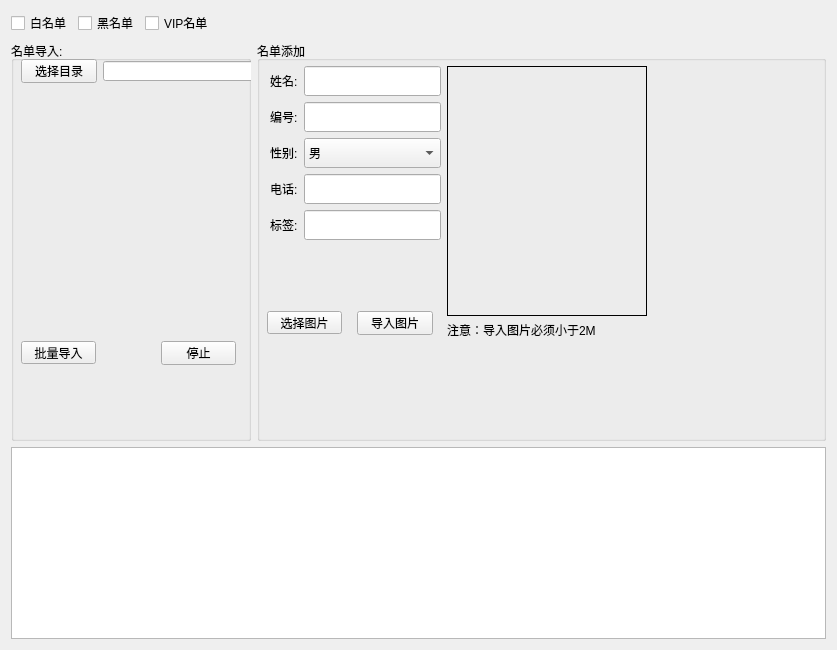
     <widget class="QWidget" name="tab_3">
      <attribute name="title">
       <string>导入图片</string>
      </attribute>
      <layout class="QGridLayout" name="gridLayout_10">
       <item row="1" column="0">
        <widget class="QGroupBox" name="groupBox_2">
         <property name="minimumSize">
          <size>
           <width>240</width>
           <height>400</height>
          </size>
         </property>
         <property name="title">
          <string>名单导入:</string>
         </property>
         <widget class="QPushButton" name="btnAdd_Import">
          <property name="geometry">
           <rect>
            <x>10</x>
            <y>18</y>
            <width>76</width>
            <height>24</height>
           </rect>
          </property>
          <property name="text">
           <string>选择目录</string>
          </property>
          <property name="icon">
           <iconset>
            <normaloff>:/res/SoftIcon/Open.png</normaloff>:/res/SoftIcon/Open.png</iconset>
          </property>
         </widget>
         <widget class="QLineEdit" name="lineEdit_InportPath">
          <property name="geometry">
           <rect>
            <x>92</x>
            <y>20</y>
            <width>221</width>
            <height>20</height>
           </rect>
          </property>
         </widget>
         <widget class="QPushButton" name="btnStop_Import">
          <property name="geometry">
           <rect>
            <x>150</x>
            <y>300</y>
            <width>75</width>
            <height>24</height>
           </rect>
          </property>
          <property name="text">
           <string>停止</string>
          </property>
          <property name="icon">
           <iconset>
            <normaloff>:/res/SoftIcon/Cancel.png</normaloff>:/res/SoftIcon/Cancel.png</iconset>
          </property>
         </widget>
         <widget class="QPushButton" name="btnBatch_Inport">
          <property name="geometry">
           <rect>
            <x>10</x>
            <y>300</y>
            <width>75</width>
            <height>23</height>
           </rect>
          </property>
          <property name="text">
           <string>批量导入</string>
          </property>
          <property name="icon">
           <iconset>
            <normaloff>C:/Users/Administrator/.designer/res/SoftIcon/Export.png</normaloff>C:/Users/Administrator/.designer/res/SoftIcon/Export.png</iconset>
          </property>
         </widget>
        </widget>
       </item>
       <item row="1" column="1">
        <widget class="QGroupBox" name="groupBox">
         <property name="minimumSize">
          <size>
           <width>569</width>
           <height>400</height>
          </size>
         </property>
         <property name="title">
          <string>名单添加</string>
         </property>
         <widget class="QPushButton" name="btnInport_Select">
          <property name="geometry">
           <rect>
            <x>10</x>
            <y>270</y>
            <width>75</width>
            <height>23</height>
           </rect>
          </property>
          <property name="text">
           <string>选择图片</string>
          </property>
         </widget>
         <widget class="QPushButton" name="btnImport">
          <property name="geometry">
           <rect>
            <x>100</x>
            <y>270</y>
            <width>76</width>
            <height>24</height>
           </rect>
          </property>
          <property name="text">
           <string>导入图片</string>
          </property>
          <property name="icon">
           <iconset>
            <normaloff>:/res/SoftIcon/Export.png</normaloff>:/res/SoftIcon/Export.png</iconset>
          </property>
         </widget>
         <widget class="QWidget" name="layoutWidget">
          <property name="geometry">
           <rect>
            <x>13</x>
            <y>25</y>
            <width>171</width>
            <height>176</height>
           </rect>
          </property>
          <layout class="QGridLayout" name="gridLayout_4">
           <item row="0" column="0">
            <widget class="QLabel" name="label_14">
             <property name="maximumSize">
              <size>
               <width>40</width>
               <height>16777215</height>
              </size>
             </property>
             <property name="text">
              <string>姓名:</string>
             </property>
            </widget>
           </item>
           <item row="0" column="1">
            <widget class="QLineEdit" name="lineEdit_InportNmae">
             <property name="sizePolicy">
              <sizepolicy hsizetype="Preferred" vsizetype="Fixed">
               <horstretch>0</horstretch>
               <verstretch>0</verstretch>
              </sizepolicy>
             </property>
             <property name="minimumSize">
              <size>
               <width>0</width>
               <height>30</height>
              </size>
             </property>
             <property name="maximumSize">
              <size>
               <width>200</width>
               <height>16777215</height>
              </size>
             </property>
             <property name="maxLength">
              <number>48</number>
             </property>
            </widget>
           </item>
           <item row="1" column="0">
            <widget class="QLabel" name="label_16">
             <property name="maximumSize">
              <size>
               <width>40</width>
               <height>16777215</height>
              </size>
             </property>
             <property name="text">
              <string>编号:</string>
             </property>
            </widget>
           </item>
           <item row="1" column="1">
            <widget class="QLineEdit" name="lineEdit_InportNumber">
             <property name="minimumSize">
              <size>
               <width>0</width>
               <height>30</height>
              </size>
             </property>
             <property name="maximumSize">
              <size>
               <width>200</width>
               <height>16777215</height>
              </size>
             </property>
             <property name="maxLength">
              <number>32</number>
             </property>
            </widget>
           </item>
           <item row="2" column="0">
            <widget class="QLabel" name="label_18">
             <property name="maximumSize">
              <size>
               <width>40</width>
               <height>16777215</height>
              </size>
             </property>
             <property name="text">
              <string>性别:</string>
             </property>
            </widget>
           </item>
           <item row="2" column="1">
            <widget class="QComboBox" name="comboBox_InportGender">
             <property name="minimumSize">
              <size>
               <width>0</width>
               <height>30</height>
              </size>
             </property>
             <property name="maximumSize">
              <size>
               <width>200</width>
               <height>16777215</height>
              </size>
             </property>
             <item>
              <property name="text">
               <string>男</string>
              </property>
             </item>
             <item>
              <property name="text">
               <string>女</string>
              </property>
             </item>
            </widget>
           </item>
           <item row="3" column="0">
            <widget class="QLabel" name="label_19">
             <property name="maximumSize">
              <size>
               <width>40</width>
               <height>16777215</height>
              </size>
             </property>
             <property name="text">
              <string>电话:</string>
             </property>
            </widget>
           </item>
           <item row="3" column="1">
            <widget class="QLineEdit" name="lineEdit_InportPhone">
             <property name="minimumSize">
              <size>
               <width>0</width>
               <height>30</height>
              </size>
             </property>
             <property name="maximumSize">
              <size>
               <width>200</width>
               <height>16777215</height>
              </size>
             </property>
             <property name="maxLength">
              <number>20</number>
             </property>
            </widget>
           </item>
           <item row="4" column="0">
            <widget class="QLabel" name="label_20">
             <property name="maximumSize">
              <size>
               <width>40</width>
               <height>16777215</height>
              </size>
             </property>
             <property name="text">
              <string>标签:</string>
             </property>
            </widget>
           </item>
           <item row="4" column="1">
            <widget class="QLineEdit" name="lineEdit_InportRemark">
             <property name="minimumSize">
              <size>
               <width>0</width>
               <height>30</height>
              </size>
             </property>
             <property name="maximumSize">
              <size>
               <width>200</width>
               <height>16777215</height>
              </size>
             </property>
             <property name="maxLength">
              <number>100</number>
             </property>
            </widget>
           </item>
          </layout>
         </widget>
         <widget class="QLabel" name="dilplay_Import">
          <property name="geometry">
           <rect>
            <x>190</x>
            <y>25</y>
            <width>200</width>
            <height>250</height>
           </rect>
          </property>
          <property name="minimumSize">
           <size>
            <width>200</width>
            <height>250</height>
           </size>
          </property>
          <property name="maximumSize">
           <size>
            <width>200</width>
            <height>250</height>
           </size>
          </property>
          <property name="styleSheet">
           <string notr="true"/>
          </property>
          <property name="frameShape">
           <enum>QFrame::Panel</enum>
          </property>
          <property name="text">
           <string/>
          </property>
          <property name="scaledContents">
           <bool>true</bool>
          </property>
         </widget>
         <widget class="QLabel" name="label_15">
          <property name="geometry">
           <rect>
            <x>190</x>
            <y>281</y>
            <width>150</width>
            <height>16</height>
           </rect>
          </property>
          <property name="maximumSize">
           <size>
            <width>16777215</width>
            <height>20</height>
           </size>
          </property>
          <property name="text">
           <string>注意：导入图片必须小于2M </string>
          </property>
         </widget>
        </widget>
       </item>
       <item row="0" column="0" colspan="2">
        <layout class="QHBoxLayout" name="horizontalLayout_3">
         <item>
          <widget class="QCheckBox" name="checkBox_Whilte_Import">
           <property name="text">
            <string>白名单</string>
           </property>
          </widget>
         </item>
         <item>
          <widget class="QCheckBox" name="checkBox_Black_Import">
           <property name="text">
            <string>黑名单</string>
           </property>
          </widget>
         </item>
         <item>
          <widget class="QCheckBox" name="checkBox_VIP_Import">
           <property name="text">
            <string>VIP名单</string>
           </property>
          </widget>
         </item>
         <item>
          <spacer name="horizontalSpacer">
           <property name="orientation">
            <enum>Qt::Horizontal</enum>
           </property>
           <property name="sizeHint" stdset="0">
            <size>
             <width>40</width>
             <height>20</height>
            </size>
           </property>
          </spacer>
         </item>
        </layout>
       </item>
       <item row="2" column="0" colspan="2">
        <widget class="QTableWidget" name="tableWidget_InPortview"/>
       </item>
      </layout>
     </widget>
